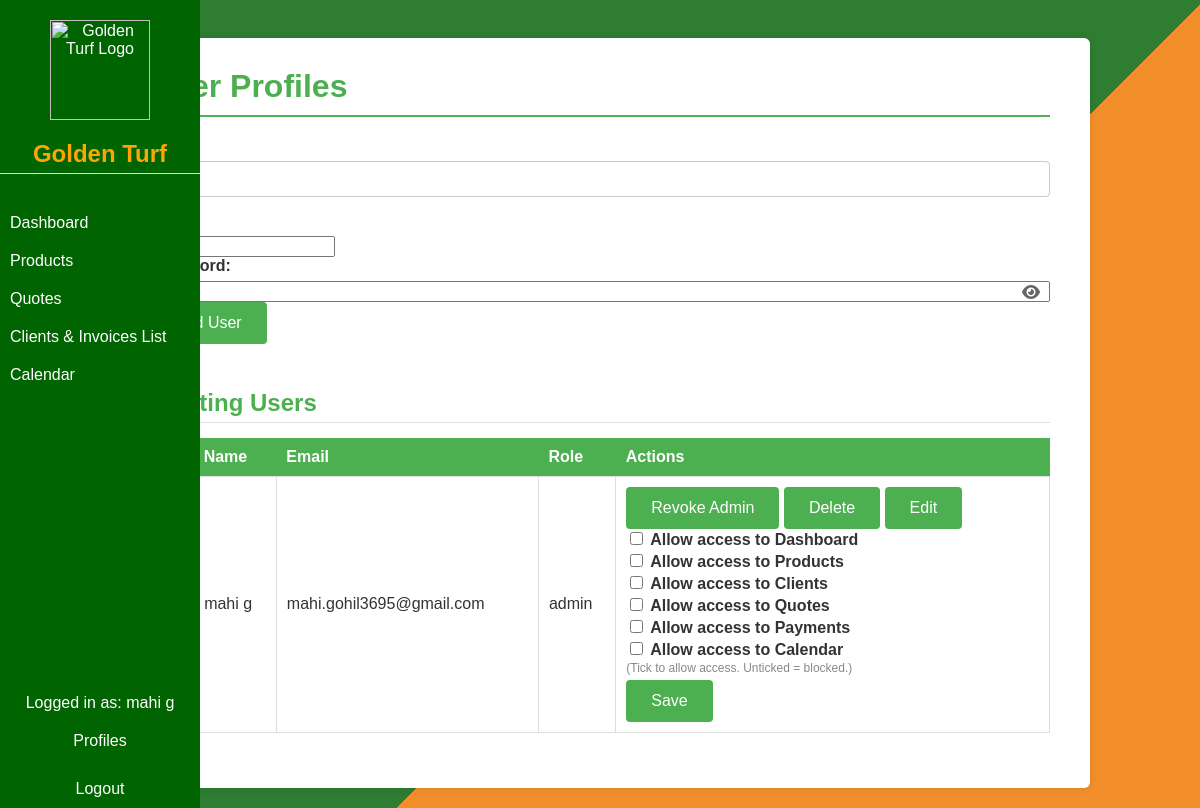
The page /profiles (signed in) on the database its author committed.
### tables this page shows
CREATE TABLE users (
            id INTEGER PRIMARY KEY AUTOINCREMENT,
            name TEXT NOT NULL,
            email TEXT UNIQUE NOT NULL,
            password TEXT NOT NULL
        , reset_token TEXT, token_expiry TEXT, role TEXT DEFAULT 'user', verification_code TEXT, permissions TEXT DEFAULT '');

### app.py (the view, shortened to what this page needs)
@app.route('/profiles', methods=['GET', 'POST'])
def profiles():
    if 'user_name' not in session:
        return redirect(url_for('login'))
    if session.get('user_id') != 1 and session.get('user_role') != 'admin':
        return redirect(url_for('access_restricted'))
    conn = sqlite3.connect('users.db')
    c = conn.cursor()
    c.execute('UPDATE users SET role = "admin" WHERE id = 1')
    conn.commit()
    c.execute('SELECT id, name, email, role, permissions FROM users ORDER BY id')
    users = c.fetchall()
    conn.close()
    return render_template('profiles.html', users=users)

### templates/profiles.html (shortened to what this page needs)
hos<!DOCTYPE html>
<html lang="en">
    <head>
        <link rel="stylesheet" href="{{ url_for('static', filename='dashboard.css') }}" />
        <link rel="stylesheet" href="{{ url_for('static', filename='invoice.css') }}" />
        <link rel="stylesheet" href="https://cdnjs.cloudflare.com/ajax/libs/font-awesome/6.4.0/css/all.min.css" />
    </head>
    <body>
        <div class="container">
            <header>
                <h1>User Profiles</h1>
            </header>
            <form method="POST" action="{{ url_for('profiles') }}">
                <section class="user-form">
                    <label for="name">Name:</label>
                    <input type="text" id="name" name="name" required />
                    <label for="email">Email:</label>
                    <input type="email" id="email" name="email" required />
                    <label for="password">Password:</label>
                    <div class="password-container">
                        <input type="password" id="password" name="password" required />
                        <i class="fa fa-eye toggle-password" id="togglePassword" title="Show/Hide Password"></i>
                    </div>
                    <button type="submit">Add User</button>
                </section>
            </form>
            <section class="user-list">
                <h2>Existing Users</h2>
                <table>
                    <thead>
                        <tr>
                            <th>ID</th>
                            <th>Name</th>
                            <th>Email</th>
                            <th>Role</th>
                            <th>Actions</th>
                        </tr>
                    </thead>
                    <tbody>
                        {% for user in users %}
                        <tr>
                            <td>{{ user[0] }}</td>
                            <td>{{ user[1] }}</td>
                            <td>{{ user[2] }}</td>
                            <td>{{ user[3] }}</td>
                            <td>
                                <form action="{{ url_for('toggle_admin', user_id=user[0]) }}" method="post" style="display:inline;">
                                    <button type="submit" title="Toggle Admin Role">
                                        {% if user[3] == 'admin' %}
                                            Revoke Admin
                                        {% else %}
                                            Make Admin
                                        {% endif %}
                                    </button>
                                </form>
                                <form action="{{ url_for('delete_user', user_id=user[0]) }}" method="post" style="display:inline;">
                                    <button type="submit">Delete</button>
                                </form>
                                <a href="{{ url_for('edit_user', user_id=user[0]) }}">
                                    <button type="button">Edit</button>
                                </a>
                                <form action="{{ url_for('update_permissions', user_id=user[0]) }}" method="post" style="display:inline; margin-left: 5px;">
                                    <div style="display: flex; flex-direction: column; align-items: flex-start;">
                                        {% set modules = ['dashboard', 'products', 'clients', 'quotes', 'payments', 'calendar'] %}
                                        {% set user_permissions = user[4].split(',') if user[4] else [] %}
                                        {% for module in modules %}
                                            <label style="margin-bottom: 2px;">
                                                <input type="checkbox" name="permissions" value="{{ module }}" {% if module in user_permissions %}checked{% endif %}>
                                                Allow access to {{ module|capitalize }}
                                            </label>
                                        {% endfor %}
                                        <span style="font-size: 12px; color: #888;">(Tick to allow access. Unticked = blocked.)</span>
                                        <button type="submit" style="margin-top: 5px;">Save</button>
                                    </div>
                                </form>
                            </td>
                        </tr>
                        {% endfor %}
                    </tbody>
                </table>
            </section>
        </div>
        <div class="sidebar" style="position: fixed; top: 0; left: 0; width: 200px; height: 100%; background-color: #006400; color: white;">
            <div style="width:100%;text-align:center;margin-bottom:20px;">
                <img src="/static/golden_turf_logo.png" alt="Golden Turf Logo" style="width:100px;display:block;margin:0 auto;">
            </div>
            <h2 style="color: orange;">Golden Turf</h2>
            <nav class="navbar">
                <a href="{{ url_for('dashboard') }}" style="color: white; font-size: 16px; text-decoration: none; display: block; padding: 10px;">Dashboard</a>
                <div class="nav-dropdown">
                    <a href="#" class="dropbtn" style="color: white; font-size: 16px; text-decoration: none; display: block; padding: 10px;">Products</a>
                </div>
                <a href="{{ url_for('quotes') }}" style="color: white; font-size: 16px; text-decoration: none; display: block; padding: 10px;">Quotes</a>
                <a href="{{ url_for('payments') }}" style="color: white; font-size: 16px; text-decoration: none; display: block; padding: 10px;">Clients & Invoices List</a>
                <a href="{{ url_for('calendar') }}" style="color: white; font-size: 16px; text-decoration: none; display: block; padding: 10px;">Calendar</a>
            </nav>
            <div style="position: absolute; bottom: 20px; width: 100%; text-align: center;">
                <p style="color: white; margin-bottom: 10px;">Logged in as: {{ session.get('user_name', 'Unknown') }}</p>
                <a href="{{ url_for('profiles') }}" style="color: white; font-size: 16px; text-decoration: none; display: block; padding: 10px; margin-bottom: 10px;">Profiles</a>
                <a href="{{ url_for('logout') }}" style="color: white; font-size: 16px; text-decoration: none; display: block; padding: 10px;">Logout</a>
            </div>
        </div>
    </body>
</html>

### static/dashboard.css (style rules this page uses)
body { font-family: Arial, sans-serif; margin: 0; background-color: #f9f9f9; color: #333; }
.sidebar { width: 220px; background-color: #006400; color: white; height: 100vh; position: fixed; padding-top: 20px; }
.sidebar h2 { text-align: center; margin-bottom: 30px; font-weight: bold; font-size: 24px; color: #f0a500; }
.sidebar nav a { display: block; color: white !important; padding: 12px 20px; text-decoration: none; font-size: 18px; transition: background-color 0.3s ease; }
.sidebar nav a[href$="payments"]::after { content: ""; font-size: inherit; color: inherit; margin-left: 0; }
.nav-dropdown { position: relative; display: block; }
.dropbtn { color: black; padding: 12px 20px; text-decoration: none; font-size: 18px; font-weight: normal; display: block; }
.sidebar { color: black; }
.sidebar h2 { color: black; }
.sidebar nav a { color: black; }
h1 { color: #2f6f2f; margin-bottom: 30px; }

### static/invoice.css (style rules this page uses)
body { font-family: Arial, sans-serif; background: linear-gradient(135deg, #2e7d32 60%, #F28F2B 40%); margin: 0; padding: 20px; color: #333; }
.container { max-width: 900px; margin: 0 auto; background-color: #fff; border-radius: 6px; box-shadow: 0 0 10px rgba(0,0,0,0.1); padding: 30px 40px; }
header { border-bottom: 2px solid #4CAF50; margin-bottom: 20px; padding-bottom: 10px; }
header h1 { color: #4CAF50; margin: 0; font-size: 2rem; }
form { display: flex; flex-direction: column; }
section { margin-bottom: 25px; }
h2 { color: #4CAF50; border-bottom: 1px solid #ddd; padding-bottom: 5px; margin-bottom: 15px; }
label { display: block; margin-bottom: 6px; font-weight: bold; }
input[type="text"], input[type="number"], select { width: 100%; padding: 8px 10px; margin-bottom: 15px; border: 1px solid #ccc; border-radius: 4px; box-sizing: border-box; font-size: 1rem; }
table { width: 100%; border-collapse: collapse; }
table thead th { background-color: #4CAF50; color: white; padding: 10px; text-align: left; }
table tbody td { border: 1px solid #ddd; padding: 10px; }
button { background-color: #4CAF50; color: white; border: none; padding: 12px 25px; font-size: 1rem; border-radius: 4px; cursor: pointer; transition: background-color 0.3s ease; }

### templates/profiles.html (style rules this page uses)
.password-container { position: relative; display: flex; align-items: center; }
.password-container input { flex: 1; padding-right: 40px; }
.password-container .toggle-password { position: absolute; right: 10px; cursor: pointer; color: #666; font-size: 16px; z-index: 10; }

### rows shown on the page
users: name "mahi g", email "mahi.gohil3695@gmail.com", role "admin", shows "Revoke Admin", modules "Dashboard" "Products" "Clients" "Quotes" "Payments" "Calendar", get "mahi g"
